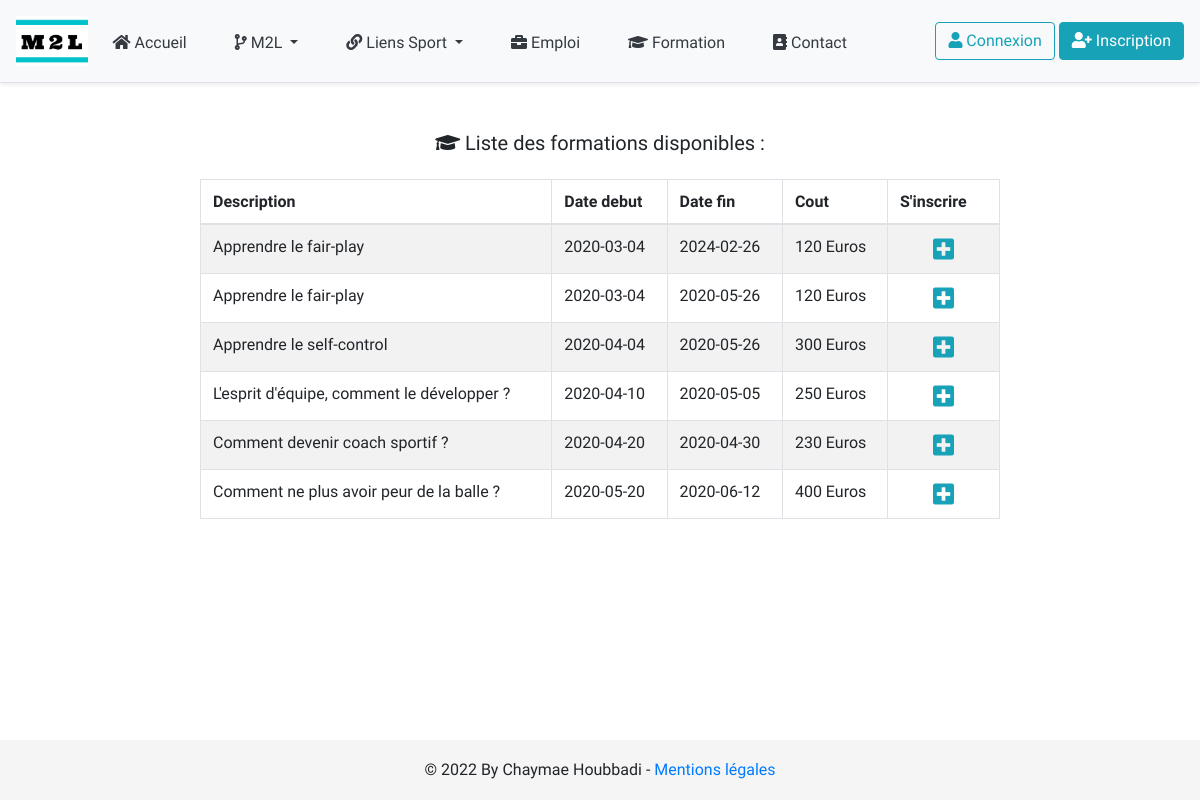
/formation.php, run on the app's committed database.
### tables this page shows
CREATE TABLE `formation` (
  `id_formation` int(25) NOT NULL,
  `description` char(255) NOT NULL,
  `date_debut` date NOT NULL,
  `date_fin` date NOT NULL,
  `cout` int(25) NOT NULL
);

### formation.php (the view, shortened to what this page needs)
<?php
include 'header.php';
$formation = mysqli_query($con,"Select * from formation order by date_debut asc");
?>
<!doctype html>
<html lang="en">
<head>
  <link rel="stylesheet" href="https://maxcdn.bootstrapcdn.com/bootstrap/4.1.1/css/bootstrap.min.css">
  <link rel="stylesheet" href="https://cdnjs.cloudflare.com/ajax/libs/font-awesome/5.13.0/css/all.min.css">
  <link rel="stylesheet" href="css/style.css">
</head>
<body>
  <main role="main" class="container p-5">
    <?php if(isset($_GET['mes']) ) { ?>
    <div class="row justify-content-md-center px-5">
      <h5><i class="fa fa-graduation-cap"></i> Mes formations :</h5>
      <table class="table table-striped table-bordered mt-3" style='max-width: 50rem;'>
        <thead>
          <tr>
            <th scope="col">Description</th>
            <th scope="col">Date debut</th>
            <th scope="col">Date fin</th>
            <th scope="col">Cout</th>
            <th style="width:7em;" scope="col">S'inscrire</th>
          </tr>
        </thead>
        <tbody>
          <?php
          while ($row = mysqli_fetch_array($mesformations)) { ?>
            <tr>
              <td><?php echo $row['description']; ?></td>
              <td><?php echo $row['date_debut']; ?></td>
              <td><?php echo $row['date_fin']; ?></td>
              <td><?php echo $row['cout']; ?> Euros</td>
              <td class="text-center h4"><a href="formation.php?remove=<?php echo $row['id_formation']; ?>" ><i class="fa fa-trash-alt text-danger"></i></a></td>
            </tr>
          <?php } ?>
        </tbody>
      </table>
    </div>
    <?php } else { ?>
    <div class="row justify-content-md-center px-5">
      <?php if(isset($_SESSION['id'])) { ?>
      <div class="d-flex justify-content-between mb-2" style='width: 50rem;'>
        <div>
          <h5 class="mt-2"><i class="fa fa-graduation-cap"></i> Liste des formations disponibles :</h5>
        </div>
        <div>
          <a class="btn btn-info" href="formation.php?mes"><i class="fa fa-user"></i> Mes formations</a>
        </div>
      </div>
    <?php } else { ?>
      <h5><i class="fa fa-graduation-cap"></i> Liste des formations disponibles :</h5>
    <?php } ?>
      <table class="table table-striped table-bordered mt-3" style='max-width: 50rem;'>
        <thead>
          <tr>
            <th scope="col">Description</th>
            <th scope="col">Date debut</th>
            <th scope="col">Date fin</th>
            <th scope="col">Cout</th>
            <th style="width:7em;" scope="col">S'inscrire</th>
          </tr>
        </thead>
        <tbody>
          <?php
          while ($row = mysqli_fetch_array($formation)) { ?>
            <tr>
              <td><?php echo $row['description']; ?></td>
              <td><?php echo $row['date_debut']; ?></td>
              <td><?php echo $row['date_fin']; ?></td>
              <td><?php echo $row['cout']; ?> Euros</td>
              <td class="text-center h4"><a href="formation.php?inscr=<?php echo $row['id_formation']; ?>" ><i class="fa fa-plus-square text-info"></i></a></td>
            </tr>
          <?php } ?>
        </tbody>
      </table>
    </div>
    <?php } ?>
  </main>
  <footer class="footer">
    <div class="container">
      <div class="footer-copyright text-center">© 2022 By Chaymae Houbbadi -
        <a href="mentions_legales.php"> Mentions légales</a>
      </div>
    </div>
  </footer>
</body>
</html>

### css/style.css (style rules this page uses)
html { position: relative; min-height: 100%; }
body { margin-bottom: 60px; font-family: 'Baloo 2', cursive !important; }
.footer { position: absolute; bottom: 0; width: 100%; height: 60px; line-height: 60px; background-color: #f5f5f5; }
body > .container { padding: 60px 15px 0; }
.footer > .container { padding-right: 15px; padding-left: 15px; }

### data on the page
formation: description "Apprendre le fair-play", date_debut "2020-03-04", date_fin "2024-02-26", cout "120"
formation: description "Apprendre le fair-play", date_debut "2020-03-04", date_fin "2020-05-26", cout "120"
formation: description "Apprendre le self-control", date_debut "2020-04-04", date_fin "2020-05-26", cout "300"
formation: description "L'esprit d'équipe, comment le développer ?", date_debut "2020-04-10", date_fin "2020-05-05", cout "250"
formation: description "Comment devenir coach sportif ?", date_debut "2020-04-20", date_fin "2020-04-30", cout "230"
formation: description "Comment ne plus avoir peur de la balle ?", date_debut "2020-05-20", date_fin "2020-06-12", cout "400"
